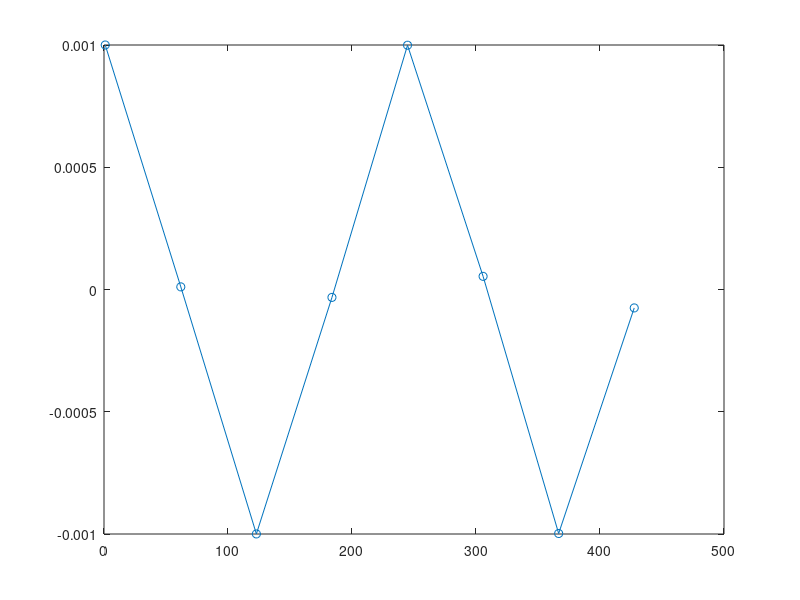

MATLAB code for this plot:
% simulation FODO cell
L=53.45; %m
f=38;%m
z=linspace(1,53.45*8,8);
M=[1-L^2/(2*f^2) 2*L*(1+L/(2*f)) ;  -L*(1-L/(2*f))/(2*f^2)  1-L^2/(2*f^2)];
x0=1e-3;
xp0=0;
X0=[x0; xp0];

X1=M*X0;
X2=M*X1;
X3=M*X2;
X4=M*X3;
X5=M*X4;
X6=M*X5;
X7=M*X6;
     x=[X0(1,1) X1(1,1) X2(1,1) X3(1,1) X4(1,1) X5(1,1) X6(1,1) X7(1,1)];
     
     plot(z,x, '-o');
     